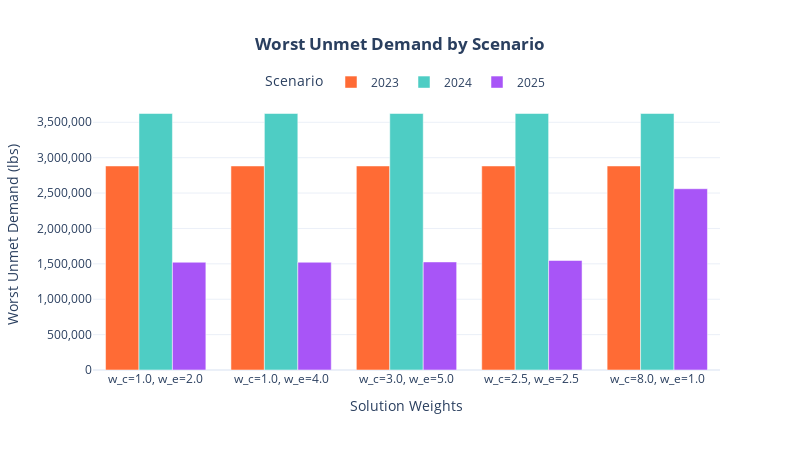

The notebook cell this image was saved under:
### Code cell
# =============================================================================
# SCENARIO COMPARISON VISUALS
# =============================================================================

# --- FIGURE 1: Worst Unmet Demand by Scenario (for selected solutions) ---
df_sorted = pareto_df.sort_values('avg_equity_t')
selected_idx = [0, len(df_sorted)//4, len(df_sorted)//2, 3*len(df_sorted)//4, len(df_sorted)-1]
selected = df_sorted.iloc[selected_idx].reset_index(drop=True)

x_labels = [f"w_c={row.w_cost:.1f}, w_e={row.w_eq:.1f}" for _, row in selected.iterrows()]

fig1 = go.Figure()
fig1.add_trace(go.Bar(name='2023', x=x_labels, y=selected['t_2023'], marker_color='#ff6b35'))
fig1.add_trace(go.Bar(name='2024', x=x_labels, y=selected['t_2024'], marker_color='#4ecdc4'))
fig1.add_trace(go.Bar(name='2025', x=x_labels, y=selected['t_2025'], marker_color='#a855f7'))

fig1.update_layout(
    title=dict(text='<b>Worst Unmet Demand by Scenario</b>', x=0.5),
    xaxis_title='Solution Weights',
    yaxis_title='Worst Unmet Demand (lbs)',
    yaxis=dict(tickformat=','),
    barmode='group',
    template='plotly_white',
    legend=dict(title='Scenario', orientation='h', y=1.12, x=0.5, xanchor='center'),
    height=450, width=800
)
# fig1.write_image('images/scenario_worst_unmet.png', scale=2)
fig1.show()


# --- FIGURE 2: Total Demand, Received, Unmet by Scenario ---
fig2 = go.Figure()

scenarios = scenario_summary['scenario']
fig2.add_trace(go.Bar(name='Total Demand', x=scenarios, y=scenario_summary['total_demand'], marker_color='#3498db'))
fig2.add_trace(go.Bar(name='Total Received', x=scenarios, y=scenario_summary['total_received'], marker_color='#2ecc71'))
fig2.add_trace(go.Bar(name='Total Unmet', x=scenarios, y=scenario_summary['total_unmet'], marker_color='#e74c3c'))

fig2.update_layout(
    title=dict(text='<b>Demand Fulfillment by Scenario</b>', x=0.5),
    xaxis_title='Scenario (Year)',
    yaxis_title='Food (lbs)',
    yaxis=dict(tickformat=','),
    barmode='group',
    template='plotly_white',
    legend=dict(orientation='h', y=1.1, x=0.5, xanchor='center'),
    height=450, width=700
)
# fig2.write_image('images/scenario_fulfillment.png', scale=2)
fig2.show()


# --- FIGURE 3: Coverage Percentage by Scenario ---
scenario_summary['coverage_pct'] = 100 * scenario_summary['total_received'] / scenario_summary['total_demand']

fig3 = go.Figure()
fig3.add_trace(go.Bar(
    x=scenario_summary['scenario'],
    y=scenario_summary['coverage_pct'],
    marker_color=['#ff6b35', '#4ecdc4', '#a855f7'],
    text=[f"{v:.1f}%" for v in scenario_summary['coverage_pct']],
    textposition='outside'
))

fig3.update_layout(
    title=dict(text='<b>Demand Coverage by Scenario</b>', x=0.5),
    xaxis_title='Scenario (Year)',
    yaxis_title='Coverage (%)',
    yaxis=dict(range=[0, max(scenario_summary['coverage_pct']) * 1.15]),
    template='plotly_white',
    height=400, width=500
)
# fig3.write_image('images/scenario_coverage.png', scale=2)
fig3.show()

# --- Print summary stats ---
print("\nSCENARIO SUMMARY:")
print(scenario_summary.to_string(index=False))

### Figure 1 — Plotly figure (JSON) as saved in the notebook; plotly's stock layout.template omitted (floating-point values rounded to 4 significant figures)
{"data": [{"marker": {"color": "#ff6b35"}, "name": "2023", "type": "bar", "x": ["w_c=1.0, w_e=2.0", "w_c=1.0, w_e=4.0", "w_c=3.0, w_e=5.0", "w_c=2.5, w_e=2.5", "w_c=8.0, w_e=1.0"], "y": [2883000.0, 2883000.0, 2883000.0, 2883000.0, 2883000.0]}, {"marker": {"color": "#4ecdc4"}, "name": "2024", "type": "bar", "x": ["w_c=1.0, w_e=2.0", "w_c=1.0, w_e=4.0", "w_c=3.0, w_e=5.0", "w_c=2.5, w_e=2.5", "w_c=8.0, w_e=1.0"], "y": [3624000.0, 3624000.0, 3624000.0, 3624000.0, 3624000.0]}, {"marker": {"color": "#a855f7"}, "name": "2025", "type": "bar", "x": ["w_c=1.0, w_e=2.0", "w_c=1.0, w_e=4.0", "w_c=3.0, w_e=5.0", "w_c=2.5, w_e=2.5", "w_c=8.0, w_e=1.0"], "y": [1523000.0, 1523000.0, 1527000.0, 1547000.0, 2561000.0]}], "layout": {"barmode": "group", "height": 450, "legend": {"orientation": "h", "title": {"text": "Scenario"}, "x": 0.5, "xanchor": "center", "y": 1.12}, "title": {"text": "<b>Worst Unmet Demand by Scenario</b>", "x": 0.5}, "width": 800, "xaxis": {"title": {"text": "Solution Weights"}}, "yaxis": {"tickformat": ",", "title": {"text": "Worst Unmet Demand (lbs)"}}}}
